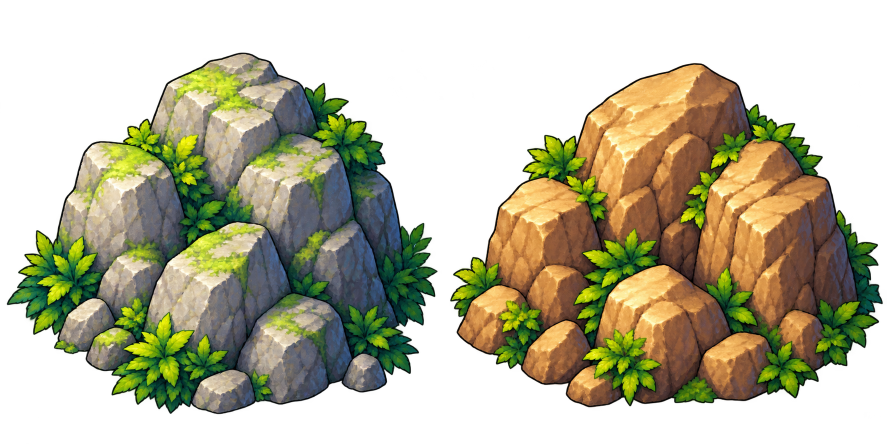
#> input picture assets/hd/props/big_rocks.png, 1774 x 887 px, given in place of wbxOakBig.png, which was not available (shown at 1/2 size)
$ python grade-willowbrook-old-section-props-to-redraw.py
#> lines starting #> are read from the running program, lines starting #| are printed output that depends on the picture; after the words box and inside, x2 and y2 are one past the last pixel; in counts of white or black regions, pixels touching at a corner belong together
"""SUPERSEDED 13/11 evening: the 45 wb* props are now redrawn by ChatGPT and cut by Tools/cut-willowbrook-old-props-from-redraw-sheets.py; running this would overwrite them with the graded old art.

Grades the Willowbrook props that were cut out of the FIRST painting (wb*, not wbx*) to the redrawn art (13/11): that painting was sunset yellow-olive,
the redrawn ground and the redrawn prop sheet (wbx*) are green and more contrasty, so the old oaks, rocks and wood looked faded next to them.

Usage: python Tools/grade-willowbrook-old-section-props-to-redraw.py
 Source: Assets/ArtLibrary/maps/willowbrook-meadows/redraw/old-section-props-src/wb*.png (the sprites as build-willowbrook-props.py cut them; never overwritten,
 so this can be re-run). Output: Assets/Resources/Sprites/village/props/wb*.png, same canvas, same alpha.
 Oaks: canopy (opaque upper 60%) mean and contrast moved to the average of the redrawn oaks wbxOakBig/Mid/Small (the reverse of grade_to_old_oaks in
 cut-willowbrook-extra-props.py). Everything else (rocks, cliffs, fences, shed, hay, logs, signpost, palisade): a little less yellow, a little more contrast,
 the same curve as the bridge (cut-willowbrook-bridge-prop.py).
"""
import glob, os
import numpy as np
from PIL import Image
ROOT = os.path.normpath(os.path.join(os.path.dirname(os.path.abspath(__file__)), ".."))
SRC = os.path.join(ROOT, "Assets/ArtLibrary/maps/willowbrook-meadows/redraw/old-section-props-src")
OUT = os.path.join(ROOT, "Assets/Resources/Sprites/village/props")
NEW_OAKS = ["wbxOakBig", "wbxOakMid", "wbxOakSmall"]


def canopy(a):
    m = a[..., 3] > 200; m[int(a.shape[0] * 0.6):] = False
    return a[m][:, :3].mean(0), a[m][:, :3].std(0)


def main():
    st = [canopy(np.asarray(Image.open(os.path.join(OUT, n + ".png")).convert("RGBA")).astype(np.float32)) for n in NEW_OAKS]
#> in canopy, `m = a[..., 3] > 200`:
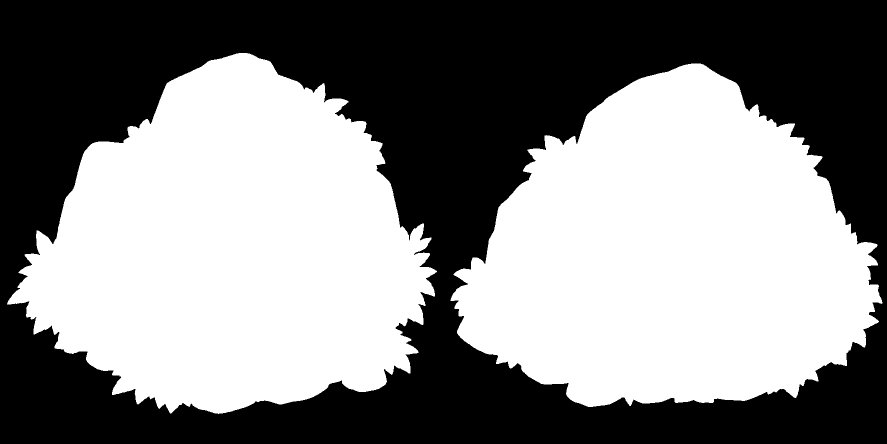
#> m: shape (887, 1774) bool (shown at 1/2 size); 52% white; 1 black region, box (x1, y1, x2, y2) and area: (0, 0, 1774, 887) 755894
#> in canopy, `m[int(a.shape[0] * 0.6):] = False`:
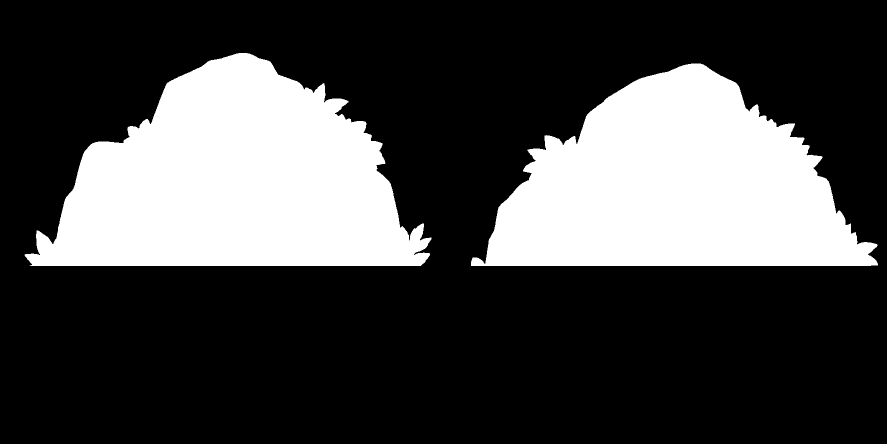
#> m: shape (887, 1774) bool (shown at 1/2 size); 27.5% white; 2 white regions, box (x1, y1, x2, y2) and area: (49, 106, 863, 532) 222852, (942, 127, 1756, 532) 209293
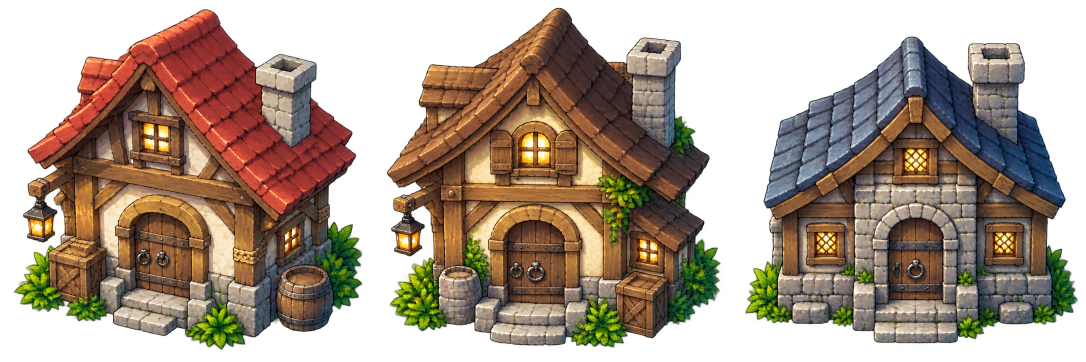
#> input picture assets/hd/props/houses.png, 2172 x 724 px, given in place of wbxOakMid.png, which was not available (shown at 1/2 size)
#> in canopy (call 2), `m = a[..., 3] > 200`:
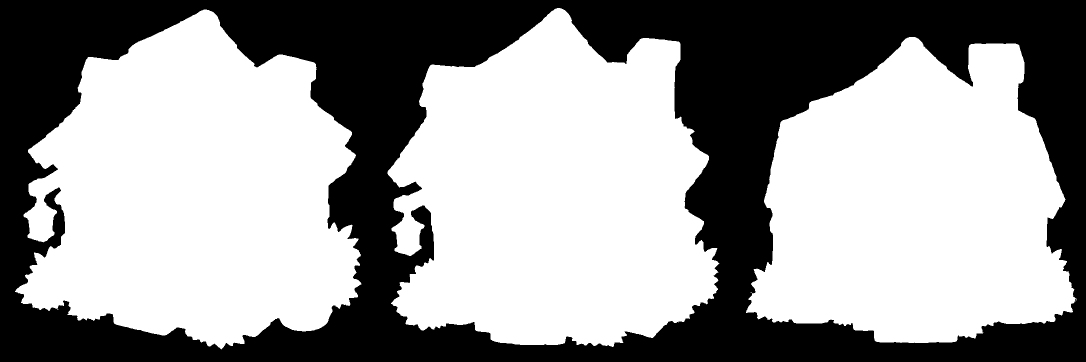
#> m: shape (724, 2172) bool (shown at 1/2 size); 60.1% white; 1 black region, box (x1, y1, x2, y2) and area: (0, 0, 2172, 724) 627131
#> in canopy (call 2), `m[int(a.shape[0] * 0.6):] = False`:
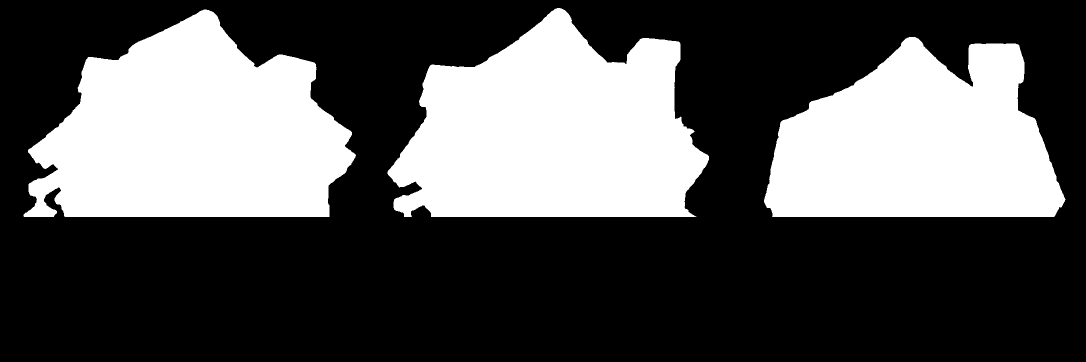
#> m: shape (724, 2172) bool (shown at 1/2 size); 33.8% white; 3 white regions, box (x1, y1, x2, y2) and area: (47, 19, 712, 434) 188004, (775, 16, 1418, 434) 186795, (1528, 74, 2131, 434) 156734
    mu_new, sd_new = np.mean([s[0] for s in st], 0), np.mean([s[1] for s in st], 0)
#> mu_new = [128.8, 100.3, 72.72]; sd_new = [65.07, 52.54, 45.88]
    for p in sorted(glob.glob(os.path.join(SRC, "wb*.png"))):
        name = os.path.basename(p)[:-4]
        a = np.asarray(Image.open(p).convert("RGBA")).astype(np.float32)
        if "Oak" in name:
            mu, sd = canopy(a)
            k = np.clip(sd_new / np.maximum(sd, 1e-3), 1.0, 1.5)
            a[..., :3] = (a[..., :3] - mu) * k + mu + (mu_new - mu) * 0.8     # 0.8: trunks and the grass at the roots ride along, keep them believable
        else:
            a[..., :3] = (a[..., :3] - 128) * 1.08 + 128 + np.array([-10, -6, 2], np.float32)
        a[..., :3] = np.clip(a[..., :3], 0, 255)
        Image.fromarray(a.astype(np.uint8), "RGBA").save(os.path.join(OUT, name + ".png"), optimize=True)
        print("graded", name)


if __name__ == "__main__":
    main()
